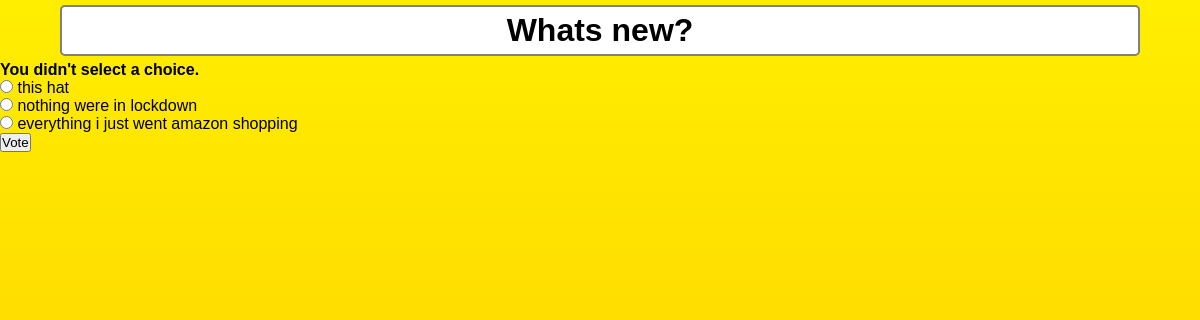
The page /polls/1/vote/ on the database its author committed.
### polls/models.py (models this page shows, shortened)
class Question(models.Model):
    question_text = models.CharField(max_length=200)
    pub_date = models.DateTimeField('date published')
    def was_published_recently(self):
        now = timezone.now()
        return now - datetime.timedelta(days=1) <= self.pub_date <= now
    was_published_recently.admin_order_field = 'pub_date'
    was_published_recently.boolean = True
    was_published_recently.short_description = 'Published recently?'

class Choice(models.Model):
    question = models.ForeignKey(Question, on_delete=models.CASCADE)
    choice_text = models.CharField(max_length=200)
    votes = models.IntegerField(default=0)

### polls/views.py (the view)
# urls.py: path('<int:question_id>/vote/', views.vote, name='vote'),
def vote(request, question_id):
    question = get_object_or_404(Question, pk=question_id)
    try:
        selected_choice = question.choice_set.get(pk=request.POST['choice'])
    except (KeyError, Choice.DoesNotExist):
        return render(request, 'polls/detail.html', {
            'question': question,
            'error_message': "You didn't select a choice.",
        })
    else:
        selected_choice.votes += 1
        selected_choice.save()
        return HttpResponseRedirect(reverse('polls:results', args=(question.id,)))

### polls/templates/polls/detail.html (shortened to what this page needs)
<!DOCTYPE html>
<html lang="en">
<head>
</head>
{% load static %}
<link rel="stylesheet" type="text/css" href="{% static 'polls/style.css' %}">
<body>
    <h1>{{ question.question_text }}</h1>
    {% if error_message %}<p><strong>{{ error_message }}</strong></p>{% endif %}
    <form action="{% url 'polls:vote' question.id %}" method="post">
        {% for choice in question.choice_set.all %}
        <input type="radio" name="choice" id="choice{{ forloop.counter }}" value="{{ choice.id }}">
        <label for="choice{{ forloop.counter }}">{{ choice.choice_text }}</label><br>
        {% endfor %}
        <input type="submit" value="Vote">
    </form>
</body>
</html>

### polls/static/polls/style.css (style rules this page uses)
* { padding: 0; margin: 0; box-sizing: border-box; font-family: 'Raleway', sans-serif; }
body { height: 100vh; width: 100vw; background-image: linear-gradient(rgb(255, 238, 0), rgb(255, 196, 0)); background-size: contain; background-repeat: no-repeat; overflow: hidden; }
h1 { width: 90%; border: 2px solid grey; background-color: white; margin: 5px auto; text-align: center; border-radius: 5px; padding: 5px; }

### rows shown on the page
Question: question_text "Whats new?"
Choice: choice_text "this hat"
Choice: choice_text "nothing were in lockdown"
Choice: choice_text "everything i just went amazon shopping"

### other values the page prints
{{ error_message }} "You didn't select a choice."
